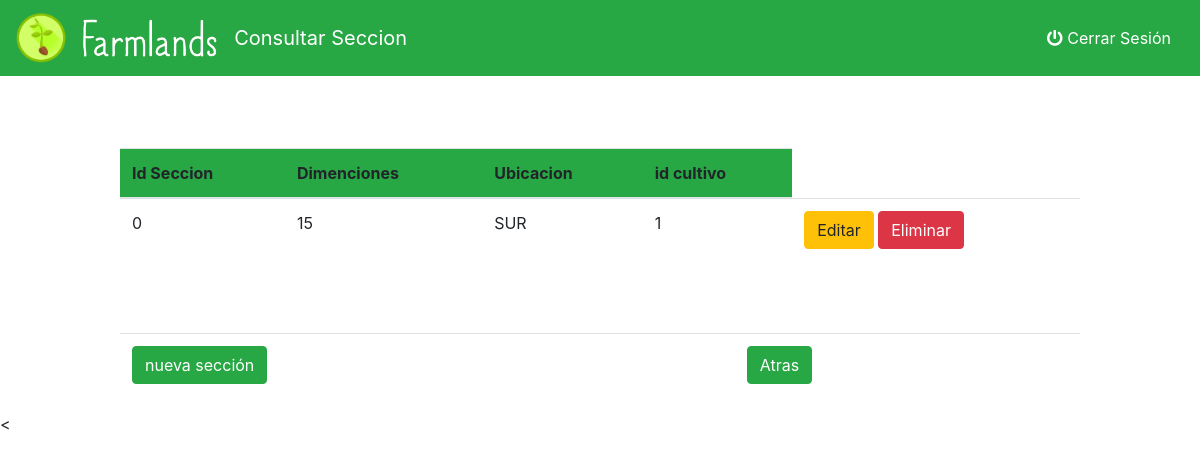
The page /consultar_seccion_de_cultivo.php (signed in) on the database as committed earlier.
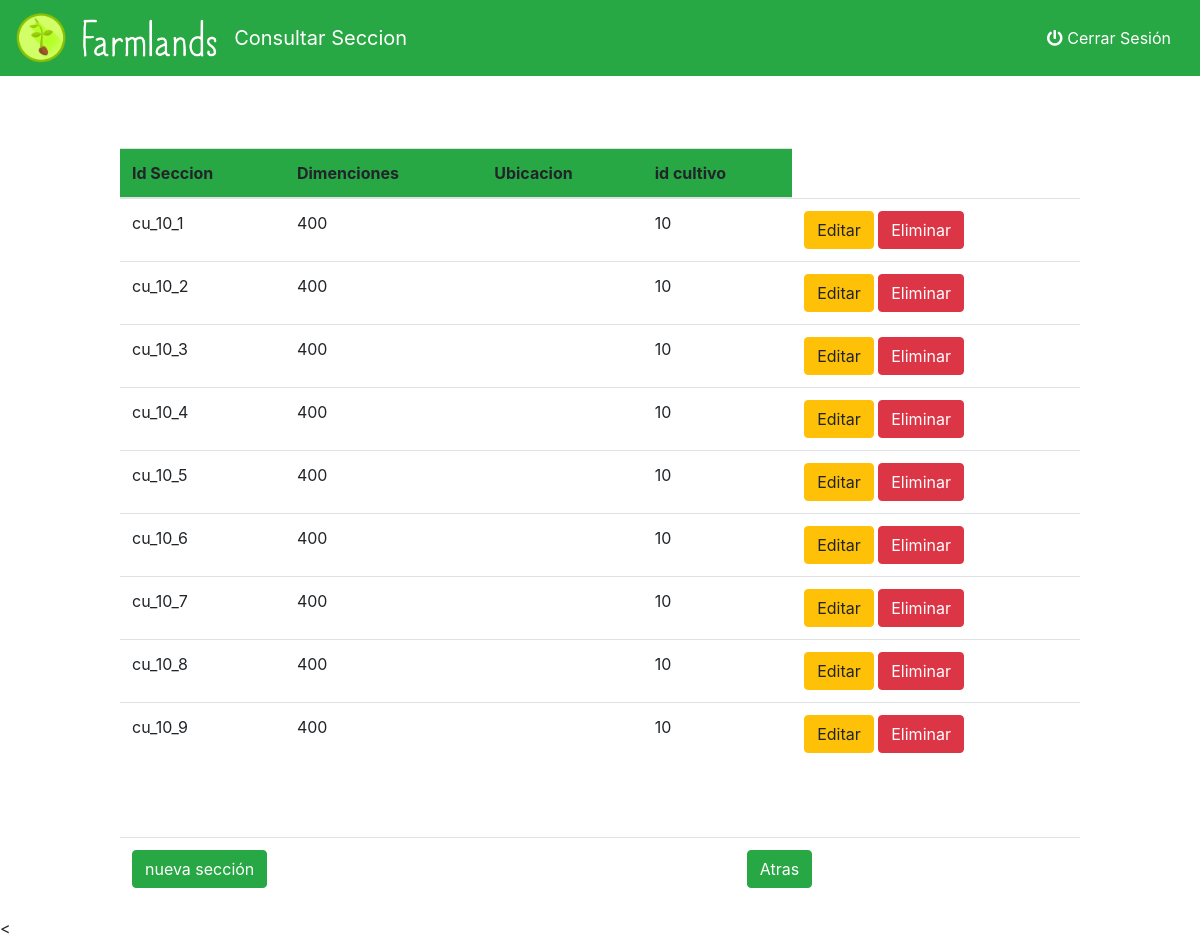
The same page on the database as committed later.
### tables this page shows
CREATE TABLE `seccion_de_cultivo` (
  `ID_SECCION` varchar(11) NOT NULL,
  `DIMENSIONES` int(11) NOT NULL,
  `UBICACION` varchar(40) DEFAULT NULL,
  `ID_CULTIVO` int(11) NOT NULL
);

### consultar_seccion_de_cultivo.php (the view, shortened to what this page needs)
<?php
	if(isset($_SESSION['resultado']))
	{
        $cadena= $_SESSION ['resultado'];
       $rol= $cadena[3];
?><!doctype html>
<html lang="en">
  <head>
    <link rel="stylesheet" href="https://use.fontawesome.com/releases/v5.5.0/css/all.css">
    <link rel="stylesheet" href="bootstrap.css">
  </head>
  <body>
      <nav class="navbar navbar-expand-lg navbar-success bg-success">
        <a class="navbar-brand" href="menu_principal.php"><img src="assets/icons/Farmlands_logo.png" width="50" height="auto" class="d-inline-block align-center" alt=""></a>
        <a class="navbar-brand" href="menu_principal.php"><img src="assets/icons/Letters.png" width="auto" height="45" class="d-inline-block align-center" alt=""></a>
        <span class="navbar-brand d-inline-block align-center justify-content-center" style="color:#fff;">Consultar Seccion</span>
        <div class="collapse navbar-collapse justify-content-end" id="navbarSupportedContent">
                <ul class="nav justify-content-end">
                    <li class="nav-item">
                        <a href="cerrar.php"><button class="btn btn-success" style="" type="submit" ><i class="fas fa-power-off"></i> Cerrar Sesión</button></a>
                    </li>
                </ul>
        </div>
      </nav>
     <table   class="table" >
  <thead class="bg-success">
    <tr>
      <th scope="col">Id Seccion</th>
      <th scope="col">Dimenciones</th>
      <th scope="col">Ubicacion</th>
      <th scope="col">id cultivo</th>
      </tr>
  </thead>
  <tbody>
  <?php
    $mysqli=conectar();
      $consulta= "SELECT * FROM  seccion_de_cultivo";
      if ($resultado = $mysqli->query($consulta))
      {
        while ($fila = $resultado->fetch_row())
        {
          echo "<tr>";
          echo "<td>$fila[0]</td><td>$fila[1]</td><td>$fila[2]</td><td>$fila[3]</td>";
          echo"<td>";
            echo "<a  data-toggle='modal' data-target='#editUsu' data-ID_SECCION='" .$fila[0] ."' data-dimensiones='" .$fila[1] ."' data-ubicacion='" .$fila[2] ."' data-id_cultivo='" .$fila[3]."' class='btn btn-warning'><span class='glyphicon glyphicon-pencil'></span>Editar</a> ";
          echo "<a class='btn btn-danger' href='eliminar_seccion.php?ID_SECCION=" .$fila[0] ."'><span class='glyphicon glyphicon-remove'></span>Eliminar</a>";
          echo "</td>";
          echo "</tr>";
        }
      }
?>
</table>
<table   class="table" >
<tr>
  <th scope="col"><button  data-toggle="modal" data-target="#nuevoUsu" class="btn btn-success" type="submit">nueva sección</button></th>
  <?php
  if ($rol=='administrador'){
    ?>
  <th scope="col"> <a href="Menu_principal.php"><button class="btn btn-success" type="submit">Atras</button></a></th>
   <?php
  }
  else if ($rol=='granjero'){
   ?>
   <th scope="col"> <a href="Menu_granjero.php"><button class="btn btn-success" type="submit">Atras</button></a></th>
    <?php
 }
     ?>
</tr>
</table>
    <
  </body>
</html>
<?php
  }
  else
  {
    ?>
     <META HTTP-EQUIV="Refresh" CONTENT="0; URL=index.php">
     <?php
  }
?>

Rows that differ between the two databases and show on the page:
removed seccion_de_cultivo: ID_SECCION "0", DIMENSIONES "15", UBICACION "SUR", ID_CULTIVO "1"
added seccion_de_cultivo: ID_SECCION "cu_10_1", DIMENSIONES "400", ID_CULTIVO "10"
added seccion_de_cultivo: ID_SECCION "cu_10_2", DIMENSIONES "400", ID_CULTIVO "10"
added seccion_de_cultivo: ID_SECCION "cu_10_3", DIMENSIONES "400", ID_CULTIVO "10"
added seccion_de_cultivo: ID_SECCION "cu_10_4", DIMENSIONES "400", ID_CULTIVO "10"
added seccion_de_cultivo: ID_SECCION "cu_10_5", DIMENSIONES "400", ID_CULTIVO "10"
added seccion_de_cultivo: ID_SECCION "cu_10_6", DIMENSIONES "400", ID_CULTIVO "10"
added seccion_de_cultivo: ID_SECCION "cu_10_7", DIMENSIONES "400", ID_CULTIVO "10"
added seccion_de_cultivo: ID_SECCION "cu_10_8", DIMENSIONES "400", ID_CULTIVO "10"
added seccion_de_cultivo: ID_SECCION "cu_10_9", DIMENSIONES "400", ID_CULTIVO "10"
